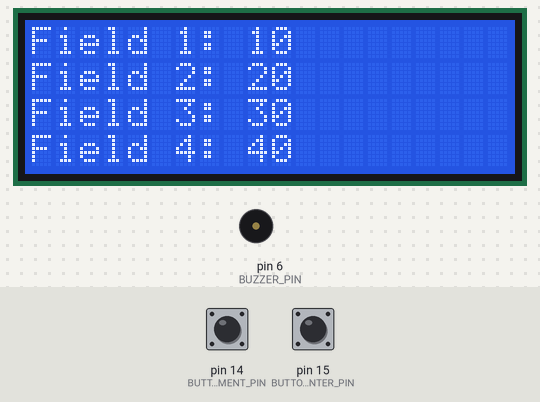
The sketch below on a simulated Arduino Uno, built with avr-gcc and run on an emulated ATmega328P. Shown: 20×4 character LCD, buzzer (waves = sounding). Inputs (shaded band) come from the test bench; at power-on: pin 15 (BUTTON_ENTER_PIN) LOW, pin 14 (BUTTON_INCREMENT_PIN) LOW.

Above: at 1.3 s.
1.4 s: pin 15 (BUTTON_ENTER_PIN) pulled HIGH for 0.15 s
At 1.6 s:
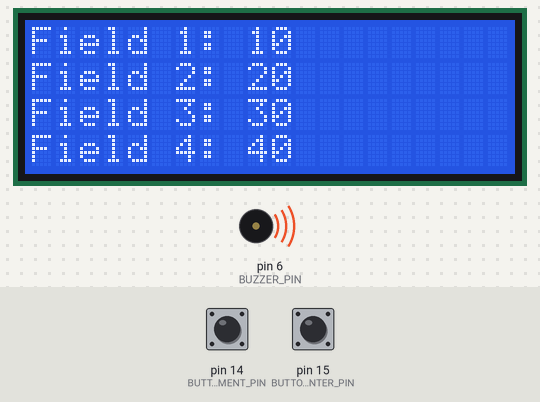
3.0 s: pin 14 (BUTTON_INCREMENT_PIN) pulled HIGH for 3.2 s
At 7.25 s:
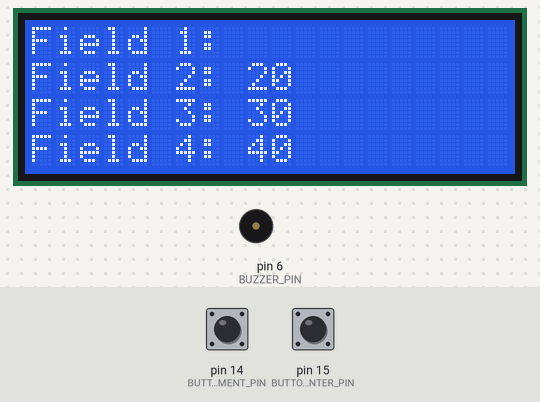
7.7 s: pin 14 (BUTTON_INCREMENT_PIN) pulled HIGH for 0.15 s
At 8.9 s:
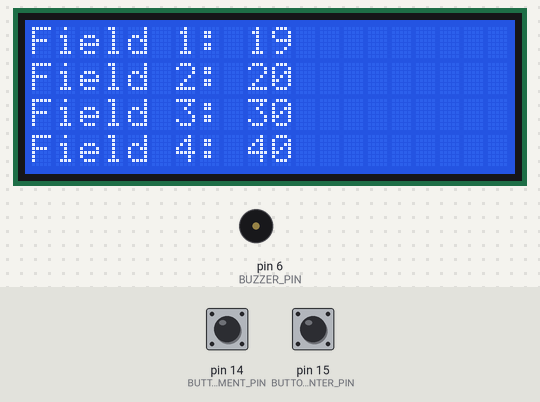
9.3 s: pin 15 (BUTTON_ENTER_PIN) pulled HIGH for 1 s
At 11.26 s:
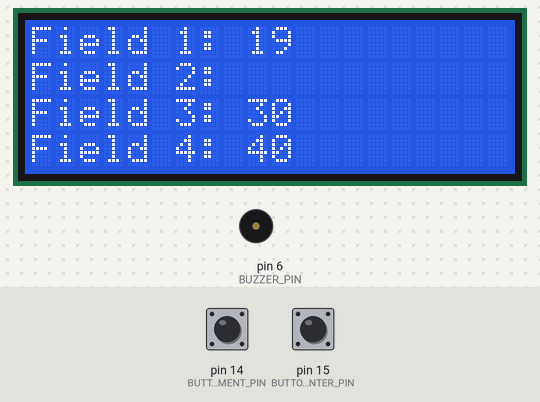
Timing chart, 0 to 12.8 s (numbered marks = the images above; inputs shaded):
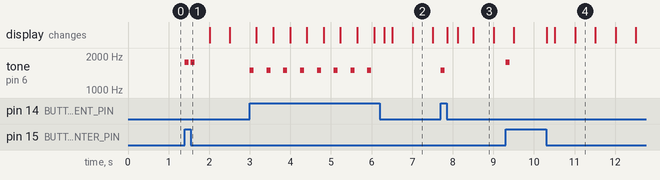

Measured:
- after the input at 1.4 s, tone on pin 6 (BUZZER_PIN): alternates 1760 Hz for 0.10 s and silent for 0.05 s, 4 changes in all, then stays silent, starting at once
- after the input at 3.0 s, tone on pin 6 (BUZZER_PIN): alternates 1500 Hz for 0.10 s and silent for 0.31 s, 16 changes in all, then stays silent, starting at once; the display: first changes after 0.16 s (image 2 shows a later state)
- after the input at 7.7 s, tone on pin 6 (BUZZER_PIN): silent → 1500 Hz at once, → silent 0.10 s later; the display: changes after 0.17 s (image 3)
- after the input at 9.3 s, tone on pin 6 (BUZZER_PIN): silent → 1760 Hz at once, → silent 0.10 s later
- what the display in image 2 shows lasts 0.5 s, from 7.0 s to 7.5 s

The sketch:

simple_change_value_field.ino
```cpp
#include <Wire.h>
#include <LiquidCrystal_I2C.h>

// Define the pins numbers for the buttons
#define BUTTON_ENTER_PIN 15
#define BUTTON_INCREMENT_PIN 14

// Pin number for the buzzer
#define BUZZER_PIN 6

// Define the default values
#define SIZE_FIELDS 4
#define MIN_VALUE_FIELD 0
#define MAX_VALUE_FIELD 50
#define FIELD_NOT_SELECTED -1

// Define the frequency of Notes
#define NOTE_FIELD 1760
#define NOTE_VALUE 1500

// Initialize the LCD display object
LiquidCrystal_I2C lcd(0x27, 20, 4);

// Initialize the selected field
signed int selectedField = FIELD_NOT_SELECTED;

// Initialize the initial values of the fields
byte values[SIZE_FIELDS] = { 10, 20, 30, 40 };

void setup() {
  // Initialize the LCD display
  lcd.init();
  lcd.backlight();

  // Set the buttons pins as a input
  pinMode(BUTTON_ENTER_PIN, INPUT);
  pinMode(BUTTON_INCREMENT_PIN, INPUT);

  // Display the fields and theis initial values
  updateDisplay();
}

void loop() {
  // Check if the enter button is pressed
  if (digitalRead(BUTTON_ENTER_PIN)) {

    // Check if the change of values has started
    if(selectedField == FIELD_NOT_SELECTED ){
      beep(NOTE_FIELD);
      beep(NOTE_FIELD);
    } else {
      beep(NOTE_FIELD);
    }

    // Increment the selected field
    selectedField++;
    if(selectedField > (SIZE_FIELDS -1) ){
      selectedField = FIELD_NOT_SELECTED; // Reset the selected field

      beep(NOTE_FIELD);
      beep(NOTE_FIELD);
      beep(NOTE_FIELD);
    }

    // Display the fields and theis values
    updateDisplay();

    delay(250); // debounce
    while (digitalRead(BUTTON_ENTER_PIN)); // wait for button release
  }

  // Check if there is any field selected
  if(selectedField != FIELD_NOT_SELECTED ){

    blinkSelectedValue();

    // Check if the increment button is pressed
    if (digitalRead(BUTTON_INCREMENT_PIN)) {

      // While the increment button is pressed
      while (digitalRead(BUTTON_INCREMENT_PIN)) {
        beep(NOTE_VALUE);

        // Increment the value of field
        // set minimum value if it exceeds the maximum value
        values[selectedField]++;
        if(values[selectedField] > MAX_VALUE_FIELD){
          values[selectedField] = MIN_VALUE_FIELD;
        }

        updateValueDisplay(selectedField);
        delay(250); // debounce
      }
    }
  }
}

void updateDisplay() {
  lcd.clear();

  lcd.setCursor(0, 0);
  lcd.print("Field 1: ");
  lcd.print(values[0]);

  lcd.setCursor(0, 1);
  lcd.print("Field 2: ");
  lcd.print(values[1]);

  lcd.setCursor(0, 2);
  lcd.print("Field 3: ");
  lcd.print(values[2]);

  lcd.setCursor(0, 3);
  lcd.print("Field 4: ");
  lcd.print(values[3]);
}

void updateValueDisplay(byte selectedField) {
  lcd.setCursor(9, selectedField);
  lcd.print("           ");
  lcd.setCursor(9, selectedField);
  lcd.print(values[selectedField]);
}

void blinkSelectedValue() {
  lcd.setCursor(9, selectedField);

  if (millis() % 1000 < 500) {
    lcd.print("           ");
  } else {
    lcd.print(values[selectedField]);
  }
}

void beep(unsigned int note) {
  tone(BUZZER_PIN, note, 100);
  delay(150);
  noTone(BUZZER_PIN);
}
```
